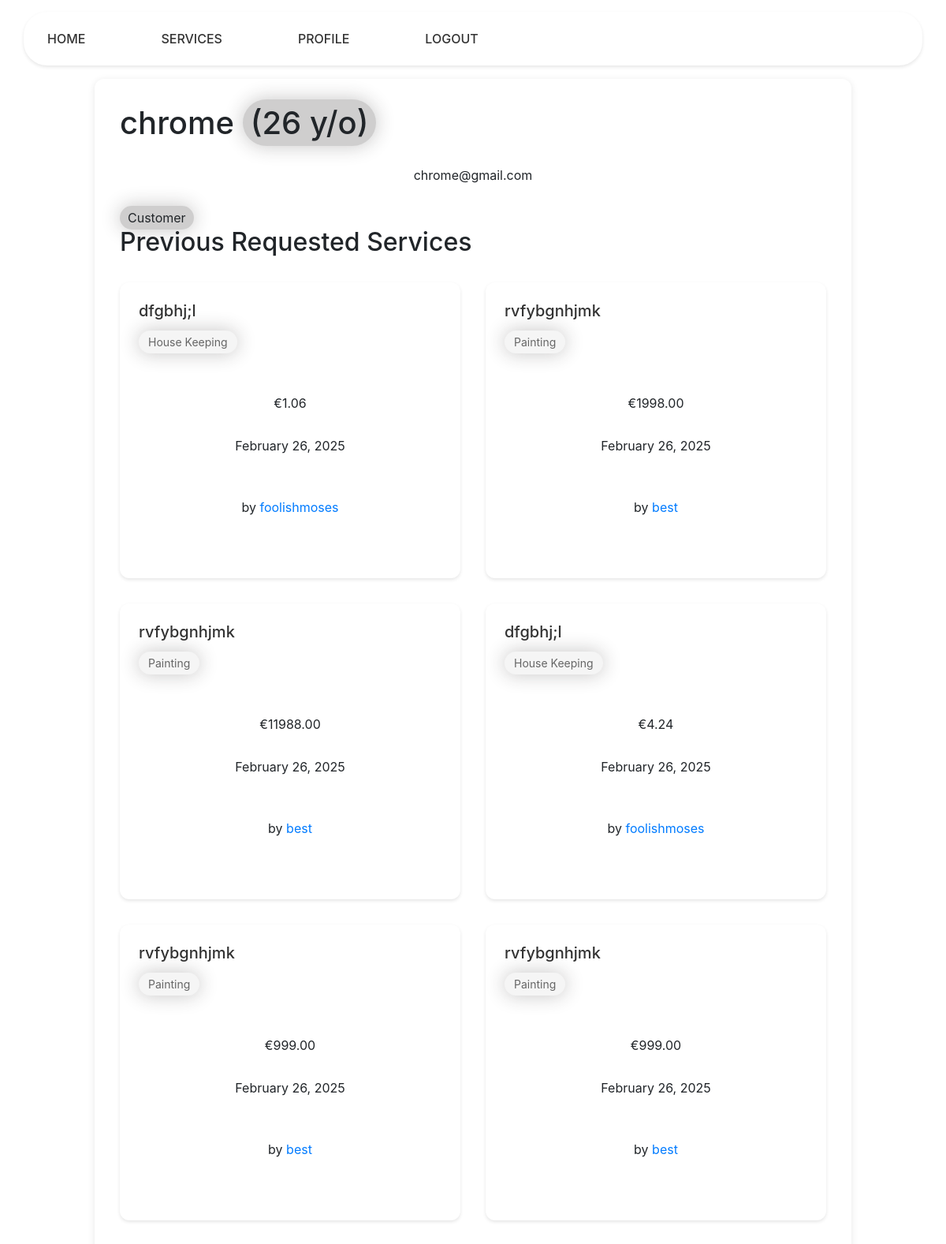
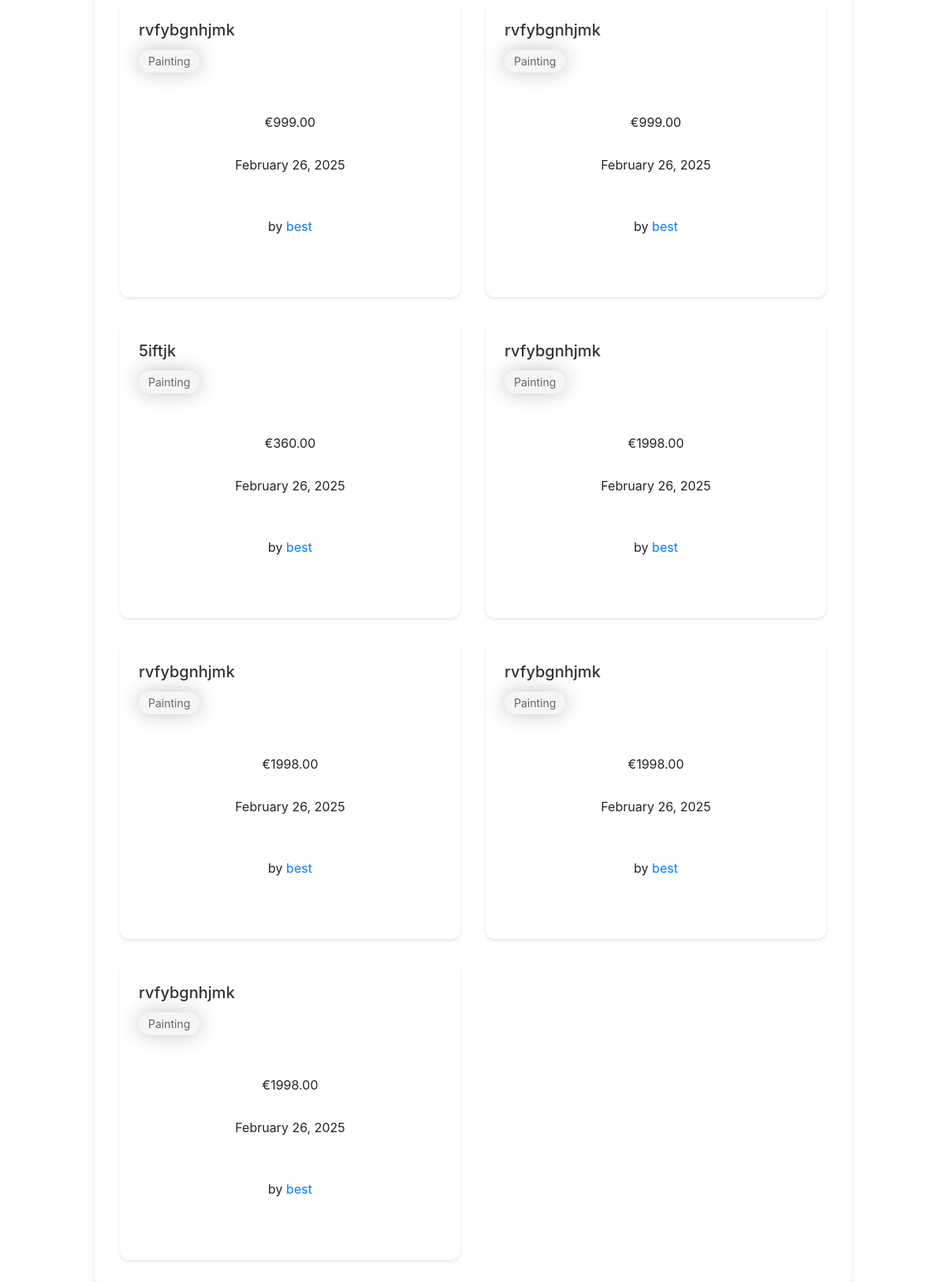
Screenshot of /customer/chrome with the database file from the repository (2 pictures, top to bottom).
### users/models.py (models this page shows, shortened)
class User(AbstractUser):
    is_company = models.BooleanField(default=False)
    is_customer = models.BooleanField(default=False)
    email = models.EmailField(unique=True)
    USERNAME_FIELD = 'email'
    REQUIRED_FIELDS = ['username']
    def __str__(self):
        return self.username

class Company(models.Model):
    user = models.OneToOneField(
        User, on_delete=models.CASCADE, primary_key=True)
    field = models.CharField(max_length=70, choices=(('Air Conditioner', 'Air Conditioner'),
                                                     ('All in One', 'All in One'),
                                                     ('Carpentry', 'Carpentry'),
                                                     ('Electricity',
                                                      'Electricity'),
                                                     ('Gardening', 'Gardening'),
                                                     ('Home Machines',
                                                      'Home Machines'),
                                                     ('House Keeping',
                                                      'House Keeping'),
                                                     ('Interior Design',
                                                      'Interior Design'),
                                                     ('Locks', 'Locks'),
                                                     ('Painting', 'Painting'),
                                                     ('Plumbing', 'Plumbing'),
                                                     ('Water Heaters', 'Water Heaters')), blank=False, null=False)
    rating = models.IntegerField(
        validators=[MaxValueValidator(5), MinValueValidator(0)], default=0)

### services/models.py (models this page shows, shortened)
class RequestService(models.Model):
    service = models.ForeignKey(Service, on_delete=models.CASCADE)
    user = models.ForeignKey(Customer, on_delete=models.CASCADE)
    address = models.CharField(max_length=100)
    hours = models.IntegerField(
        validators=[MinValueValidator(0)]
    )
    date = models.DateTimeField(auto_now=True, null=False)

class Service(models.Model):
    company = models.ForeignKey(Company, on_delete=models.CASCADE)
    name = models.CharField(max_length=40)
    description = models.TextField()
    price_hour = models.DecimalField(decimal_places=2, max_digits=100)
    rating = models.IntegerField(validators=[MinValueValidator(
        0), MaxValueValidator(5)], default=0)
    choices = (
        ('Air Conditioner', 'Air Conditioner'),
        ('Carpentry', 'Carpentry'),
        ('Electricity', 'Electricity'),
        ('Gardening', 'Gardening'),
        ('Home Machines', 'Home Machines'),
        ('House Keeping', 'House Keeping'),
        ('Interior Design', 'Interior Design'),
        ('Locks', 'Locks'),
        ('Painting', 'Painting'),
        ('Plumbing', 'Plumbing'),
        ('Water Heaters', 'Water Heaters'),
    )
    field = models.CharField(max_length=30, blank=False,
                             null=False, choices=choices)
    date = models.DateTimeField(auto_now=True, null=False)

### netfix/views.py (the view)
# urls.py: path('customer/<slug:name>', v.customer_profile, name='customer_profile'),
def customer_profile(request, name):
    user = User.objects.get(username=name)
    requested_services = []
    today = date.today()
    dob = user.customer.date_of_birth
    user_age = today.year - dob.year - ((today.month, today.day) < (dob.month, dob.day))
    requested_services = RequestService.objects.filter(
        user=Customer.objects.get(user=user)
    ).order_by("-date")
    for service in requested_services:
        service.price = service.service.price_hour * service.hours
    return render(request, 'users/profile.html', {
        'user': user,
        'services': requested_services,
        'user_age': user_age
    })

### users/templates/users/profile.html (shortened to what this page needs)
{% extends 'main/base.html' %}
{% block content %}
    <div class="profile-container">
        <div class="profile-header">
            {% if user.is_customer %}
                <div class="user-info">
                    <h1>{{ user.username }} <span class="age">({{user_age}} y/o)</span></h1>
                    <p class="email">{{ user.email }}</p>
                    <span class="user-type">Customer</span>
                </div>
            {% else %}
                <div class="user-info">
                    <h1>{{ user.username }}</h1>
                    <p class="email">{{ user.email }}</p>
                    <span class="user-type">{{user.company.field}} Company</span>
                </div>
            {% endif %}
        </div>
        <div class="services-section">
            <h2 class="section-title">
                {% if 'customer' in request.path %}
                    Previous Requested Services
                {% else %}
                    Available Services
                {% endif %}
            </h2>
            <div class="services-grid">
                {% if user.is_customer %}
                    {% for service in services %}
                        <div class="service-card">
                            <div class="service-header">
                                <h3><a href="/services/{{service.service.id}}">{{service.service.name}}</a></h3>
                                <span class="service-field">{{service.service.field}}</span>
                            </div>
                            <div class="service-details">
                                <p class="price">€{{service.price}}</p>
                                <p class="date">{{service.date|date:"F j, Y"}}</p>
                                <p class="provider">
                                    by <a href="/company/{{service.service.company.user}}">{{service.service.company.user}}</a>
                                </p>
                            </div>
                        </div>
                    {% endfor %}
                {% endif %}
            </div>
        </div>
    </div>
{% endblock %}

### static/css/style.css (style rules this page uses)
body { background: #f5f5f5; font-family: 'Inter', sans-serif; color: #333; line-height: 1.6; padding: 0; margin: 0; }
a { color: #ee5e4b; text-decoration: none; }
.content p { text-align: center; margin: 30px 0px; white-space: pre-line; }
span { background-color: #3834343d; border-radius: 30px; box-shadow: 0px 0px 23px 1px #2423213d; padding: 5px 10px; margin: 5px 0px; }
.service-card { background: #fff; border-radius: 8px; padding: 1.5rem; margin-bottom: 1.5rem; box-shadow: 0 2px 4px rgba(0, 0, 0, 0.05); transition: transform 0.2s; }
.services-grid { display: grid; grid-template-columns: repeat(auto-fill, minmax(300px, 1fr)); gap: 2rem; margin-top: 2rem; }
.service-card { background: white; border-radius: 12px; padding: 1.5rem; box-shadow: 0 2px 4px rgba(0, 0, 0, 0.1); transition: all 0.3s ease; display: flex; flex-direction: column; height: 100%; }
.service-header { margin-bottom: 1rem; }
.service-header h3 { margin: 0 0 0.5rem 0; font-size: 1.25rem; }
.service-header a { color: #333; text-decoration: none; }
.service-field { display: inline-block; padding: 0.25rem 0.75rem; background: #f5f5f5; border-radius: 20px; font-size: 0.875rem; color: #666; }

### rows the page displays
User: username "chrome", email "chrome@gmail.com"
RequestService: service.name "dfgbhj;l", service.field "House Keeping", price "1.06", date "February 26, 2025", service.company.user "foolishmoses"
RequestService: service.name "rvfybgnhjmk", service.field "Painting", price "1998.00", date "February 26, 2025", service.company.user "best"
RequestService: service.name "rvfybgnhjmk", service.field "Painting", price "11988.00", date "February 26, 2025", service.company.user "best"
RequestService: service.name "dfgbhj;l", service.field "House Keeping", price "4.24", date "February 26, 2025", service.company.user "foolishmoses"
RequestService: service.name "rvfybgnhjmk", service.field "Painting", price "999.00", date "February 26, 2025", service.company.user "best"
RequestService: service.name "rvfybgnhjmk", service.field "Painting", price "999.00", date "February 26, 2025", service.company.user "best"
RequestService: service.name "rvfybgnhjmk", service.field "Painting", price "999.00", date "February 26, 2025", service.company.user "best"
RequestService: service.name "rvfybgnhjmk", service.field "Painting", price "999.00", date "February 26, 2025", service.company.user "best"
RequestService: service.name "5iftjk", service.field "Painting", price "360.00", date "February 26, 2025", service.company.user "best"
RequestService: service.name "rvfybgnhjmk", service.field "Painting", price "1998.00", date "February 26, 2025", service.company.user "best"
RequestService: service.name "rvfybgnhjmk", service.field "Painting", price "1998.00", date "February 26, 2025", service.company.user "best"
RequestService: service.name "rvfybgnhjmk", service.field "Painting", price "1998.00", date "February 26, 2025", service.company.user "best"
RequestService: service.name "rvfybgnhjmk", service.field "Painting", price "1998.00", date "February 26, 2025", service.company.user "best"
